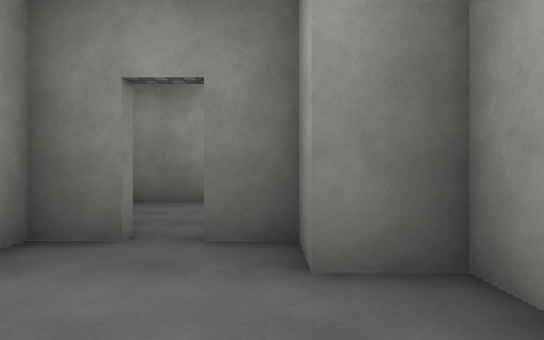
[1] (above)

24 first-person views from a walk through a Unity game level. The camera is 1.3 m above the floor, looks level and sees 75° across. Doors are open. The floor is counted in squares, 2 m on a side. Each view is taken from the middle of a square. On the plan, view 1 faces up. The plan holds only what a view shows up to about 10 squares ahead; the rest is blank. The place goes on beyond the plan. The player character is not drawn. Surface patterns are stand-ins for the level's own textures.

[2]
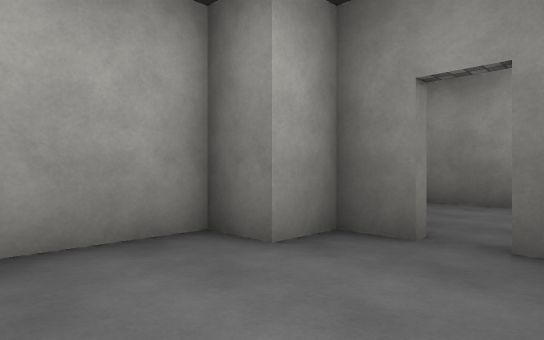

[3]
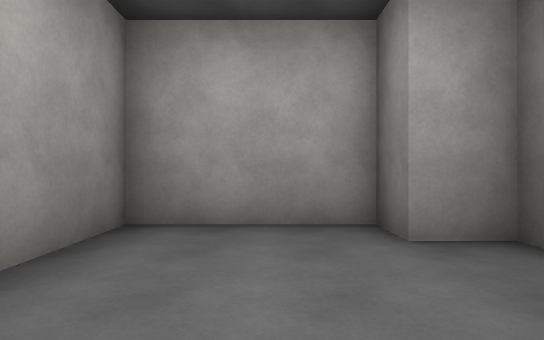

[4]
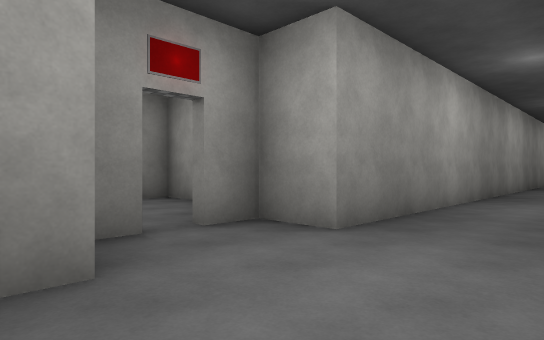

[5]
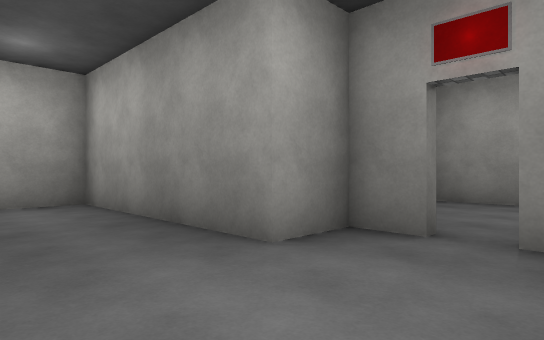

[6]
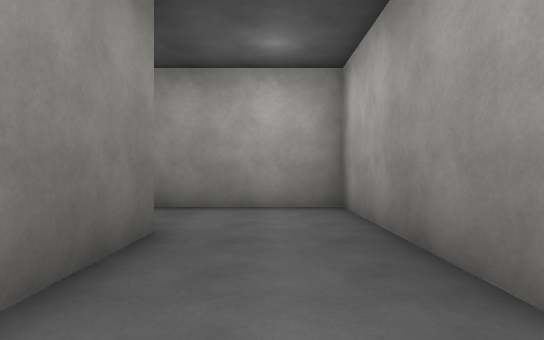

[7]
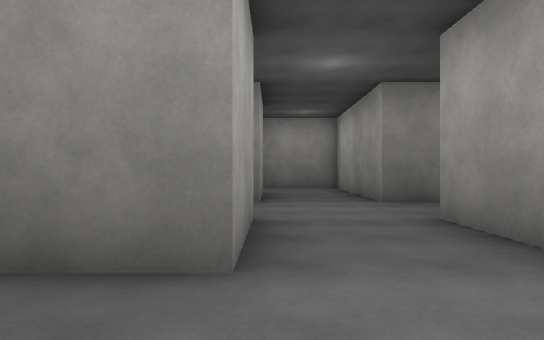

[8]
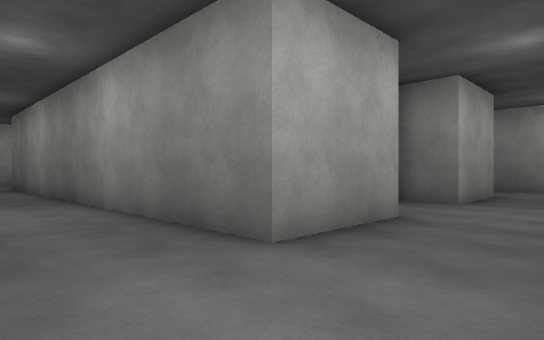

[9]
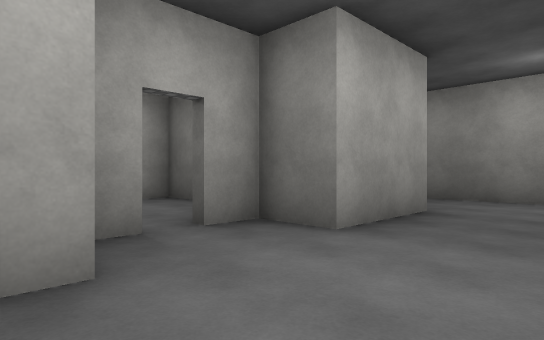

[10]
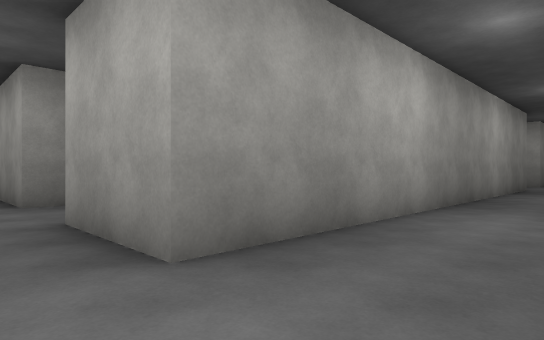

[11]
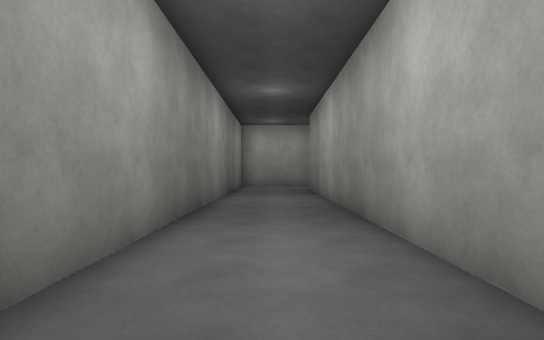

[12]
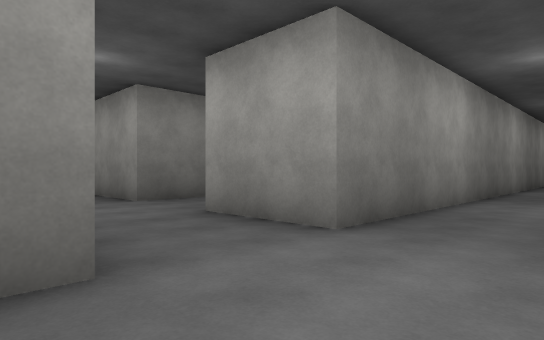

[13]
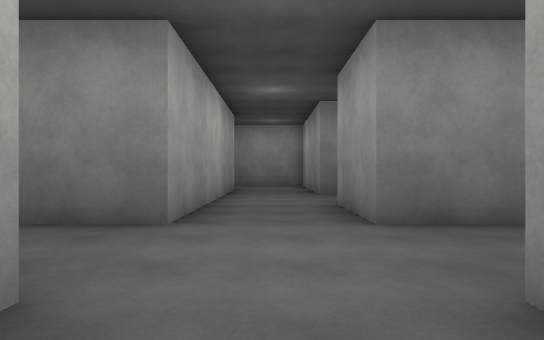

[14]
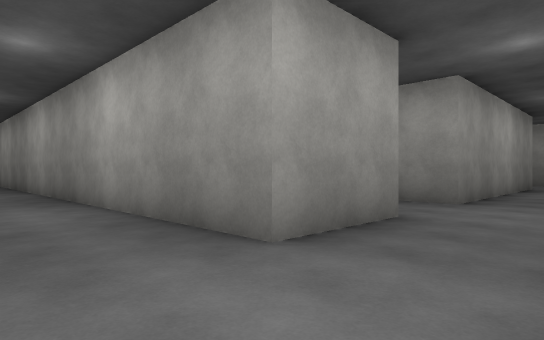

[15]
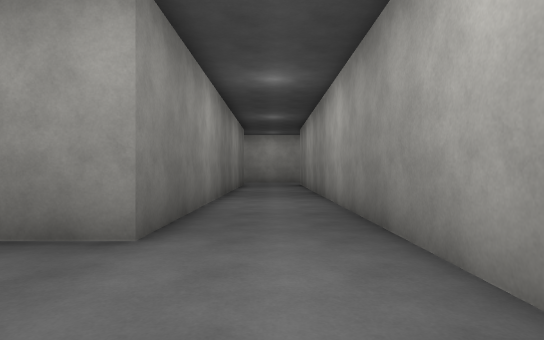

[16]
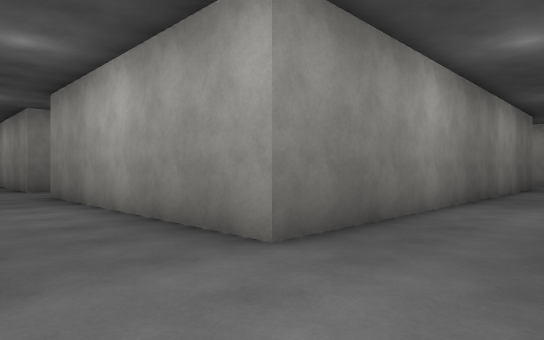

[17]
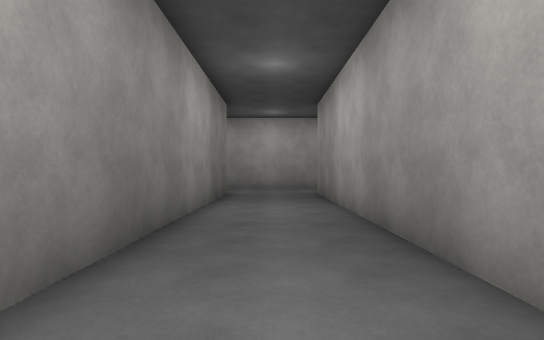

[18]
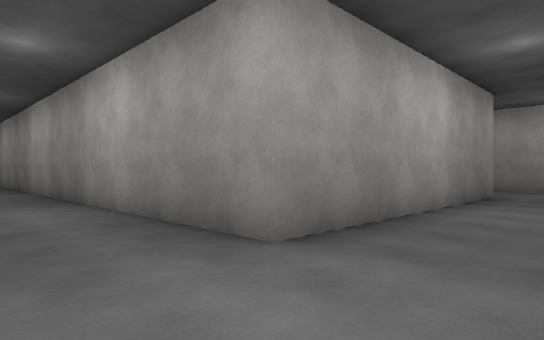

[19]
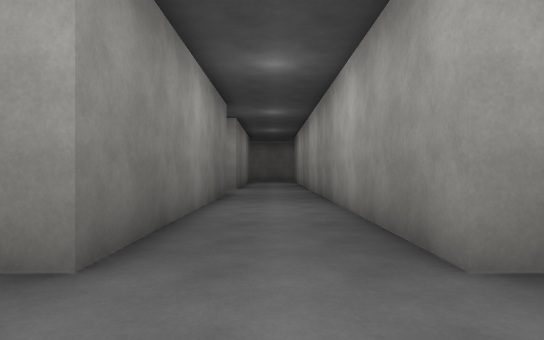

[20]
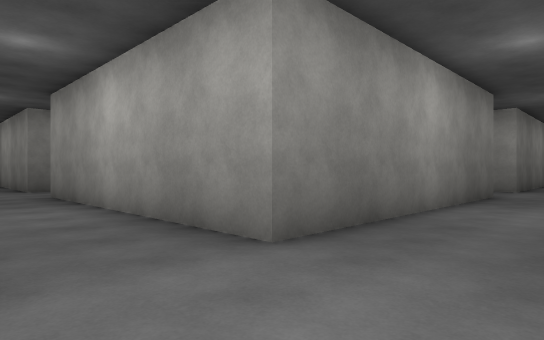

[21]
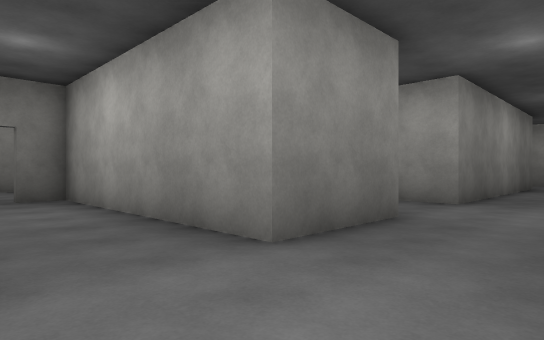

[22]
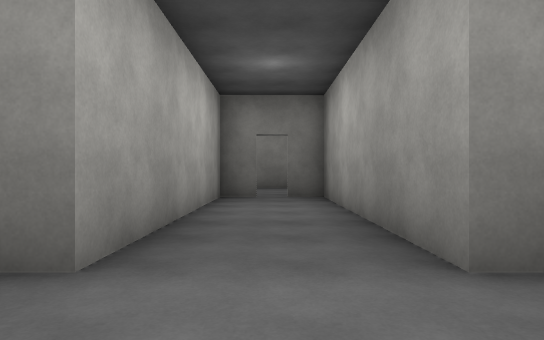

[23]
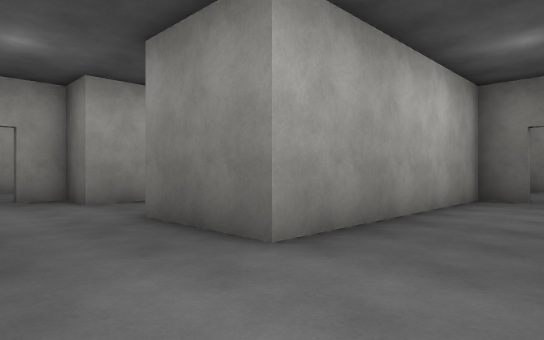

[24]
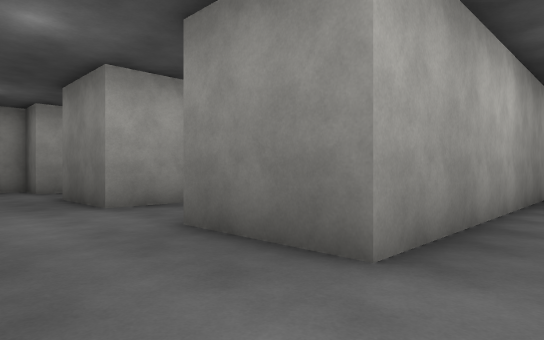

### Floor plan
Points are (right, up) in squares from view 1. A wall is a line through its corners. A room is listed if a view was taken in it or the views show most of it. See-through windows are left out.
Room 1 (views 1, 2, 3)
walls: (-1.4, 3.3) (-2.2, 3.3) (-2.2, 2.3) (-3.2, 2.3) (-3.2, -0.7) (0.9, -0.7); (1.3, 1.6) (1.3, 2.3) (0.2, 2.3) (0.2, 3.3) (-0.6, 3.3)
ways out: open door at (-1, 3) to room 2
Room 2 (views 4, 5, 6, 7, 8, 9, 10, 11, 12, 13, 14, 15, 16, 17, 18, 19, 20, 21, 22, 23, 24)
walls: (-8, 22.2) (-9.7, 22.2) (-9.7, 24.8); (-12.2, 23) (-12.2, 17.2) (-14.1, 17.2); (4, 17.2) (-9.7, 17.2) (-9.7, 19.7) (7.6, 19.7); (-9.7, 10.1) (-9.7, 14.7) (2.8, 14.7) (2.8, 12.3) (1.5, 12.3) (1.5, 11.4); (2.8, 32.2) (-4.7, 32.2) (-4.7, 39.8); (-17.2, 33.5) (-17.2, 32.2) (-18.5, 32.2) (-18.5, 31.4); (7.8, 22.2) (-4.7, 22.2) (-4.7, 29.7) (4.9, 29.7); (1.5, 10.8) (1.5, 10.1); (2, 9.8) (2.8, 9.8) (2.8, 7.3) (-6.9, 7.3); (-11.2, 38.5) (-12.2, 38.5) (-12.2, 32.2) (-14.8, 32.2); (-7.2, 39.5) (-7.2, 32.2) (-9.7, 32.2) (-9.7, 38.5) (-10.6, 38.5); (6.5, 12.3) (5.3, 12.3) (5.3, 15); (-10.9, 4.7) (-2.2, 4.7) (-2.2, 3.5) (-1.4, 3.5); (-0.8, 3.5) (0.2, 3.5) (0.2, 4.7) (5.3, 4.7) (5.3, 9.8)
ways out: open door at (-1, 3) to room 1; opening at (-19, 31); opening at (-11, 39); opening at (1, 11)

Positions as (right, up) in squares from view 1, and headings:
1: (0, 0), facing up
2: (0, 0), facing up-left
3: (1, 1), facing left
4: (1, 7), facing down-left
5: (-2, 7), facing down-right
6: (-1, 6), facing right
7: (3, 5), facing up
8: (5, 5), facing up-left
9: (5, 9), facing up-left
10: (4, 17), facing down-left
11: (-9, 16), facing right
12: (-13, 15), facing up-right
13: (-11, 13), facing up
14: (-12, 22), facing down-right
15: (-8, 21), facing right
16: (-7, 20), facing up-right
17: (-2, 21), facing right
18: (-7, 32), facing down-right
19: (-7, 31), facing right
20: (-7, 30), facing up-right
21: (-12, 30), facing up-right
22: (-11, 30), facing up
23: (-10, 30), facing up-left
24: (-6, 30), facing up-left
